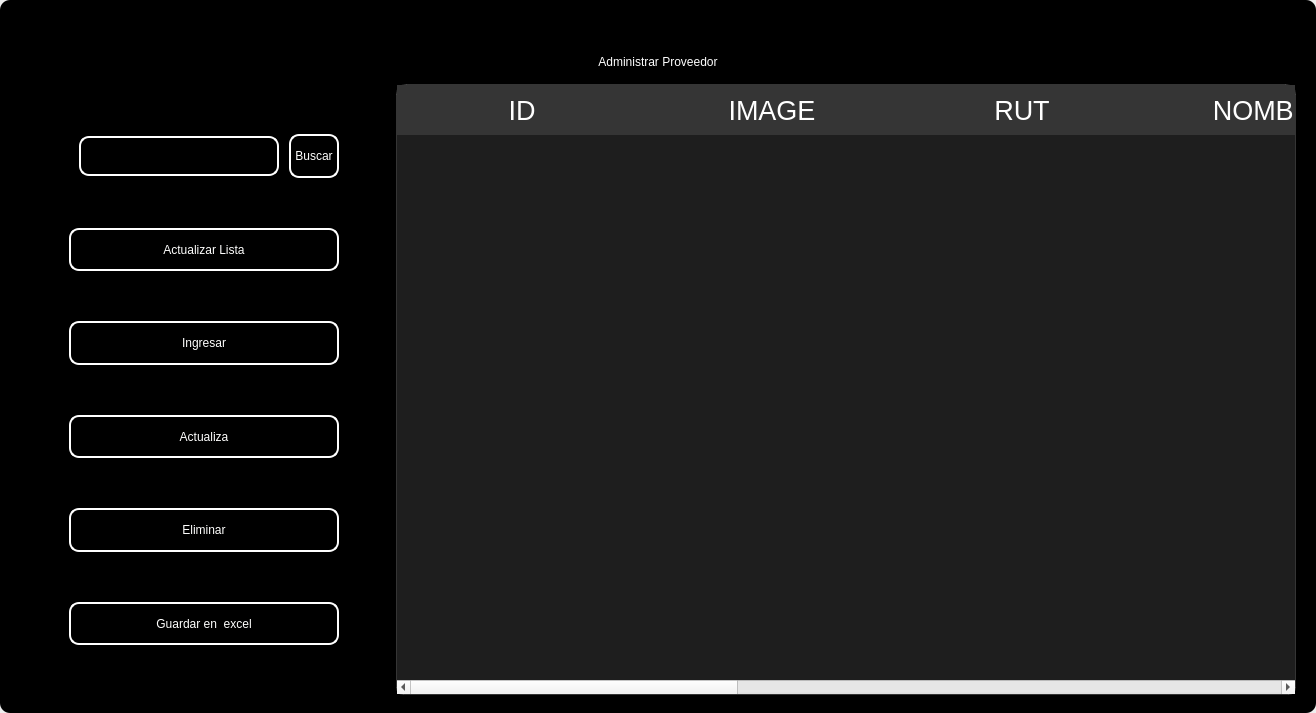
<?xml version="1.0" encoding="UTF-8"?>
<ui version="4.0">
 <class>MainWindow</class>
 <widget class="QMainWindow" name="MainWindow">
  <property name="geometry">
   <rect>
    <x>0</x>
    <y>0</y>
    <width>1316</width>
    <height>713</height>
   </rect>
  </property>
  <property name="windowTitle">
   <string>MainWindow</string>
  </property>
  <property name="styleSheet">
   <string notr="true"/>
  </property>
  <widget class="QWidget" name="centralwidget">
   <property name="styleSheet">
    <string notr="true"/>
   </property>
   <layout class="QVBoxLayout" name="verticalLayout">
    <property name="spacing">
     <number>0</number>
    </property>
    <property name="leftMargin">
     <number>0</number>
    </property>
    <property name="topMargin">
     <number>0</number>
    </property>
    <property name="rightMargin">
     <number>0</number>
    </property>
    <property name="bottomMargin">
     <number>0</number>
    </property>
    <item>
     <widget class="QFrame" name="frame">
      <property name="enabled">
       <bool>true</bool>
      </property>
      <property name="styleSheet">
       <string notr="true">
QFrame {
border-radius:10px;
	background-color: rgb(0, 0, 0);
 }
</string>
      </property>
      <property name="frameShape">
       <enum>QFrame::StyledPanel</enum>
      </property>
      <property name="frameShadow">
       <enum>QFrame::Raised</enum>
      </property>
      <layout class="QVBoxLayout" name="verticalLayout_2">
       <item>
        <widget class="QFrame" name="frame_superior">
         <property name="minimumSize">
          <size>
           <width>0</width>
           <height>40</height>
          </size>
         </property>
         <property name="maximumSize">
          <size>
           <width>16777215</width>
           <height>40</height>
          </size>
         </property>
         <property name="styleSheet">
          <string notr="true">QPushButton{
border-radius:18px;
}

QPushButton:hover{
	background-color: rgb(0, 0, 0);
}
</string>
         </property>
         <property name="frameShape">
          <enum>QFrame::StyledPanel</enum>
         </property>
         <property name="frameShadow">
          <enum>QFrame::Raised</enum>
         </property>
         <layout class="QHBoxLayout" name="horizontalLayout_3">
          <property name="spacing">
           <number>4</number>
          </property>
          <property name="leftMargin">
           <number>0</number>
          </property>
          <property name="topMargin">
           <number>0</number>
          </property>
          <property name="rightMargin">
           <number>0</number>
          </property>
          <property name="bottomMargin">
           <number>0</number>
          </property>
          <item>
           <widget class="QPushButton" name="btn_icon">
            <property name="text">
             <string/>
            </property>
            <property name="iconSize">
             <size>
              <width>40</width>
              <height>40</height>
             </size>
            </property>
           </widget>
          </item>
          <item>
           <spacer name="horizontalSpacer_2">
            <property name="orientation">
             <enum>Qt::Horizontal</enum>
            </property>
            <property name="sizeHint" stdset="0">
             <size>
              <width>443</width>
              <height>20</height>
             </size>
            </property>
           </spacer>
          </item>
          <item>
           <widget class="QPushButton" name="btn_exit">
            <property name="minimumSize">
             <size>
              <width>38</width>
              <height>38</height>
             </size>
            </property>
            <property name="maximumSize">
             <size>
              <width>38</width>
              <height>38</height>
             </size>
            </property>
            <property name="cursor">
             <cursorShape>PointingHandCursor</cursorShape>
            </property>
            <property name="text">
             <string/>
            </property>
            <property name="iconSize">
             <size>
              <width>35</width>
              <height>35</height>
             </size>
            </property>
           </widget>
          </item>
          <item>
           <widget class="QPushButton" name="bt_minimizar">
            <property name="minimumSize">
             <size>
              <width>38</width>
              <height>38</height>
             </size>
            </property>
            <property name="maximumSize">
             <size>
              <width>38</width>
              <height>38</height>
             </size>
            </property>
            <property name="cursor">
             <cursorShape>PointingHandCursor</cursorShape>
            </property>
            <property name="text">
             <string/>
            </property>
            <property name="icon">
             <iconset>
              <normaloff>image/minus.svg</normaloff>image/minus.svg</iconset>
            </property>
            <property name="iconSize">
             <size>
              <width>38</width>
              <height>38</height>
             </size>
            </property>
           </widget>
          </item>
          <item>
           <widget class="QPushButton" name="bt_maximizar">
            <property name="minimumSize">
             <size>
              <width>38</width>
              <height>38</height>
             </size>
            </property>
            <property name="maximumSize">
             <size>
              <width>38</width>
              <height>38</height>
             </size>
            </property>
            <property name="cursor">
             <cursorShape>PointingHandCursor</cursorShape>
            </property>
            <property name="text">
             <string/>
            </property>
            <property name="icon">
             <iconset>
              <normaloff>image/chevron-up.svg</normaloff>image/chevron-up.svg</iconset>
            </property>
            <property name="iconSize">
             <size>
              <width>38</width>
              <height>38</height>
             </size>
            </property>
           </widget>
          </item>
          <item>
           <widget class="QPushButton" name="bt_restaurar">
            <property name="minimumSize">
             <size>
              <width>38</width>
              <height>38</height>
             </size>
            </property>
            <property name="maximumSize">
             <size>
              <width>38</width>
              <height>38</height>
             </size>
            </property>
            <property name="cursor">
             <cursorShape>PointingHandCursor</cursorShape>
            </property>
            <property name="text">
             <string/>
            </property>
            <property name="icon">
             <iconset>
              <normaloff>image/chevron-down.svg</normaloff>image/chevron-down.svg</iconset>
            </property>
            <property name="iconSize">
             <size>
              <width>38</width>
              <height>38</height>
             </size>
            </property>
           </widget>
          </item>
          <item>
           <widget class="QPushButton" name="bt_cerrar">
            <property name="minimumSize">
             <size>
              <width>38</width>
              <height>38</height>
             </size>
            </property>
            <property name="maximumSize">
             <size>
              <width>38</width>
              <height>38</height>
             </size>
            </property>
            <property name="cursor">
             <cursorShape>PointingHandCursor</cursorShape>
            </property>
            <property name="text">
             <string/>
            </property>
            <property name="icon">
             <iconset>
              <normaloff>image/x.svg</normaloff>image/x.svg</iconset>
            </property>
            <property name="iconSize">
             <size>
              <width>38</width>
              <height>38</height>
             </size>
            </property>
           </widget>
          </item>
         </layout>
        </widget>
       </item>
       <item>
        <widget class="QLabel" name="label">
         <property name="styleSheet">
          <string notr="true">font: 30pt &quot;MS Shell Dlg 2&quot;;
color: rgb(255, 255, 255);</string>
         </property>
         <property name="text">
          <string>Administrar Proveedor</string>
         </property>
         <property name="alignment">
          <set>Qt::AlignCenter</set>
         </property>
        </widget>
       </item>
       <item>
        <widget class="QFrame" name="frame_3">
         <property name="minimumSize">
          <size>
           <width>0</width>
           <height>0</height>
          </size>
         </property>
         <property name="frameShape">
          <enum>QFrame::StyledPanel</enum>
         </property>
         <property name="frameShadow">
          <enum>QFrame::Raised</enum>
         </property>
         <layout class="QHBoxLayout" name="horizontalLayout_4">
          <property name="leftMargin">
           <number>9</number>
          </property>
          <property name="topMargin">
           <number>9</number>
          </property>
          <property name="rightMargin">
           <number>9</number>
          </property>
          <item>
           <layout class="QVBoxLayout" name="verticalLayout_4">
            <property name="spacing">
             <number>50</number>
            </property>
            <property name="sizeConstraint">
             <enum>QLayout::SetDefaultConstraint</enum>
            </property>
            <property name="leftMargin">
             <number>50</number>
            </property>
            <property name="topMargin">
             <number>50</number>
            </property>
            <property name="rightMargin">
             <number>50</number>
            </property>
            <property name="bottomMargin">
             <number>50</number>
            </property>
            <item>
             <layout class="QHBoxLayout" name="horizontalLayout">
              <property name="spacing">
               <number>10</number>
              </property>
              <property name="leftMargin">
               <number>10</number>
              </property>
              <property name="topMargin">
               <number>0</number>
              </property>
              <property name="bottomMargin">
               <number>0</number>
              </property>
              <item>
               <widget class="QLineEdit" name="searchtxt">
                <property name="minimumSize">
                 <size>
                  <width>200</width>
                  <height>25</height>
                 </size>
                </property>
                <property name="maximumSize">
                 <size>
                  <width>150</width>
                  <height>40</height>
                 </size>
                </property>
                <property name="styleSheet">
                 <string notr="true">QLabel {
	color: rgb(255, 255, 254);
	font: 12pt &quot;Arial&quot;;
	background-color: rgba(0, 0, 0,0);
}

QTextEdit{
background-color: rgba(0, 0, 0,0);
border-radius:10px; 
font: 12pt &quot;Arial&quot;;
color: rgb(255, 255, 254);
border: 2px solid  rgb(255, 255, 255);

}

QTextEdit:hover{
background-color: rgba(0, 0, 0,0);
border-radius:10px; 
font: 12pt &quot;Arial&quot;;
border: 2px solid  rgb(120, 0, 171);
}

QTextEdit:focus{
background-color: rgb(0, 0, 0);
border-radius:10px; 
font: 12pt &quot;Arial&quot;;
border: 2px solid rgb(120, 0, 171);
}

QLineEdit{
background-color: rgba(0, 0, 0,0);
border-radius:10px; 
font: 12pt &quot;Arial&quot;;
color: rgb(255, 255, 254);
border: 2px solid  rgb(255, 255, 255);

}

QLineEdit:hover{
background-color: rgba(0, 0, 0,0);
border-radius:10px; 
font: 12pt &quot;Arial&quot;;
border: 2px solid  rgb(120, 0, 171);
}

QLineEdit:focus{
background-color: rgb(0, 0, 0);
border-radius:10px; 
font: 12pt &quot;Arial&quot;;
border: 2px solid rgb(120, 0, 171);
}

QCheckBox{
	font: 12pt &quot;Arial&quot;;
	color: rgb(255, 255, 255);
}

QCheckBox::indicator {
    width: 18px;
    height:18px;
}

QCheckBox::indicator:unchecked {
   background-image: url(image/square.svg);
}

QCheckBox::indicator:checked {
   background-image: url(image/check-square.svg);
}

QPushButton{
border-radius:10px; 
font: 12pt &quot;Arial&quot;;
color: rgb(255, 255, 254);
border: 2px solid #ffffff;
}

QPushButton:hover{
border-radius:10px; 
font: 12pt &quot;Arial&quot;;
color: rgb(255, 255, 255);
border: 2px solid rgb(120, 0, 171);
	background-color: rgb(120, 0, 171);
}
</string>
                </property>
               </widget>
              </item>
              <item>
               <widget class="QPushButton" name="btn_search">
                <property name="sizePolicy">
                 <sizepolicy hsizetype="Minimum" vsizetype="Fixed">
                  <horstretch>0</horstretch>
                  <verstretch>0</verstretch>
                 </sizepolicy>
                </property>
                <property name="minimumSize">
                 <size>
                  <width>0</width>
                  <height>15</height>
                 </size>
                </property>
                <property name="maximumSize">
                 <size>
                  <width>100</width>
                  <height>50</height>
                 </size>
                </property>
                <property name="cursor">
                 <cursorShape>PointingHandCursor</cursorShape>
                </property>
                <property name="styleSheet">
                 <string notr="true">QPushButton{
border-radius:10px; 
font: 12pt &quot;Arial&quot;;
color: rgb(255, 255, 254);
border: 2px solid #ffffff;
}

QPushButton:hover{
border-radius:10px; 
font: 12pt &quot;Arial&quot;;
color: rgb(255, 255, 255);
border: 2px solid rgb(120, 0, 171);
	background-color: rgb(120, 0, 171);
}</string>
                </property>
                <property name="text">
                 <string>Buscar</string>
                </property>
               </widget>
              </item>
             </layout>
            </item>
            <item>
             <widget class="QPushButton" name="btn_get">
              <property name="minimumSize">
               <size>
                <width>50</width>
                <height>40</height>
               </size>
              </property>
              <property name="maximumSize">
               <size>
                <width>300</width>
                <height>50</height>
               </size>
              </property>
              <property name="cursor">
               <cursorShape>PointingHandCursor</cursorShape>
              </property>
              <property name="styleSheet">
               <string notr="true">QPushButton{
border-radius:10px; 
font: 12pt &quot;Arial&quot;;
color: rgb(255, 255, 254);
border: 2px solid #ffffff;
}

QPushButton:hover{
border-radius:10px; 
font: 12pt &quot;Arial&quot;;
color: rgb(255, 255, 255);
border: 2px solid rgb(120, 0, 171);
	background-color: rgb(120, 0, 171);
}</string>
              </property>
              <property name="text">
               <string>Actualizar Lista</string>
              </property>
              <property name="iconSize">
               <size>
                <width>35</width>
                <height>35</height>
               </size>
              </property>
             </widget>
            </item>
            <item>
             <widget class="QPushButton" name="btn_add">
              <property name="minimumSize">
               <size>
                <width>0</width>
                <height>40</height>
               </size>
              </property>
              <property name="maximumSize">
               <size>
                <width>300</width>
                <height>50</height>
               </size>
              </property>
              <property name="cursor">
               <cursorShape>PointingHandCursor</cursorShape>
              </property>
              <property name="styleSheet">
               <string notr="true">QPushButton{
border-radius:10px; 
font: 12pt &quot;Arial&quot;;
color: rgb(255, 255, 254);
border: 2px solid #ffffff;
}

QPushButton:hover{
border-radius:10px; 
font: 12pt &quot;Arial&quot;;
color: rgb(255, 255, 255);
border: 2px solid rgb(120, 0, 171);
	background-color: rgb(120, 0, 171);
}</string>
              </property>
              <property name="text">
               <string>Ingresar</string>
              </property>
              <property name="iconSize">
               <size>
                <width>35</width>
                <height>35</height>
               </size>
              </property>
             </widget>
            </item>
            <item>
             <widget class="QPushButton" name="btn_update">
              <property name="minimumSize">
               <size>
                <width>0</width>
                <height>40</height>
               </size>
              </property>
              <property name="maximumSize">
               <size>
                <width>300</width>
                <height>50</height>
               </size>
              </property>
              <property name="cursor">
               <cursorShape>PointingHandCursor</cursorShape>
              </property>
              <property name="styleSheet">
               <string notr="true">QPushButton{
border-radius:10px; 
font: 12pt &quot;Arial&quot;;
color: rgb(255, 255, 254);
border: 2px solid #ffffff;
}

QPushButton:hover{
border-radius:10px; 
font: 12pt &quot;Arial&quot;;
color: rgb(255, 255, 255);
border: 2px solid rgb(120, 0, 171);
	background-color: rgb(120, 0, 171);
}</string>
              </property>
              <property name="text">
               <string>Actualiza</string>
              </property>
              <property name="iconSize">
               <size>
                <width>35</width>
                <height>35</height>
               </size>
              </property>
             </widget>
            </item>
            <item>
             <widget class="QPushButton" name="btn_delete">
              <property name="minimumSize">
               <size>
                <width>0</width>
                <height>40</height>
               </size>
              </property>
              <property name="maximumSize">
               <size>
                <width>300</width>
                <height>50</height>
               </size>
              </property>
              <property name="cursor">
               <cursorShape>PointingHandCursor</cursorShape>
              </property>
              <property name="styleSheet">
               <string notr="true">QPushButton{
border-radius:10px; 
font: 12pt &quot;Arial&quot;;
color: rgb(255, 255, 254);
border: 2px solid #ffffff;
}

QPushButton:hover{
border-radius:10px; 
font: 12pt &quot;Arial&quot;;
color: rgb(255, 255, 255);
border: 2px solid rgb(120, 0, 171);
	background-color: rgb(120, 0, 171);
}</string>
              </property>
              <property name="text">
               <string>Eliminar</string>
              </property>
              <property name="iconSize">
               <size>
                <width>35</width>
                <height>35</height>
               </size>
              </property>
             </widget>
            </item>
            <item>
             <widget class="QPushButton" name="btn_excel">
              <property name="minimumSize">
               <size>
                <width>10</width>
                <height>40</height>
               </size>
              </property>
              <property name="maximumSize">
               <size>
                <width>300</width>
                <height>50</height>
               </size>
              </property>
              <property name="cursor">
               <cursorShape>PointingHandCursor</cursorShape>
              </property>
              <property name="styleSheet">
               <string notr="true">QPushButton{
border-radius:10px; 
font: 12pt &quot;Arial&quot;;
color: rgb(255, 255, 254);
border: 2px solid #ffffff;
}

QPushButton:hover{
border-radius:10px; 
font: 12pt &quot;Arial&quot;;
color: rgb(255, 255, 255);
border: 2px solid rgb(120, 0, 171);
	background-color: rgb(120, 0, 171);
}</string>
              </property>
              <property name="text">
               <string>Guardar en  excel</string>
              </property>
              <property name="iconSize">
               <size>
                <width>35</width>
                <height>35</height>
               </size>
              </property>
             </widget>
            </item>
           </layout>
          </item>
          <item>
           <widget class="QTableWidget" name="table_provider">
            <property name="minimumSize">
             <size>
              <width>900</width>
              <height>0</height>
             </size>
            </property>
            <property name="maximumSize">
             <size>
              <width>700</width>
              <height>16777215</height>
             </size>
            </property>
            <property name="styleSheet">
             <string notr="true">QTableView {
	background-color: rgba(255, 255, 255, 30); 	
	border: 1px solid rgba(255,255,255,40);
	border-bottom-right-radius: 7px; 
	border-bottom-left-radius: 7px; 
	color: white;
	font: 15pt &quot;MS Shell Dlg 2&quot;;
}

QHeaderView::section {
background-color: rgb(53, 53, 53);
color: white;
border: none;
height: 50px;
font-size: 20pt;
}

QTableView::item {
    border-style: none;
    border-bottom: 1px solid rgba(255,255,255,50);
    padding-left: auto;
    padding-right: auto;
}

QTableView::item:selected{
	border: none;
	color: rgb(255, 255, 255);
    background-color: rgba(255, 255, 255, 50);
}
</string>
            </property>
            <property name="lineWidth">
             <number>1</number>
            </property>
            <property name="editTriggers">
             <set>QAbstractItemView::NoEditTriggers</set>
            </property>
            <attribute name="horizontalHeaderDefaultSectionSize">
             <number>250</number>
            </attribute>
            <column>
             <property name="text">
              <string>ID</string>
             </property>
            </column>
            <column>
             <property name="text">
              <string>IMAGE</string>
             </property>
            </column>
            <column>
             <property name="text">
              <string>RUT</string>
             </property>
            </column>
            <column>
             <property name="text">
              <string>NOMBRE</string>
             </property>
            </column>
            <column>
             <property name="text">
              <string>CORREO</string>
             </property>
            </column>
            <column>
             <property name="text">
              <string>TEL. CONTACTO</string>
             </property>
            </column>
            <column>
             <property name="text">
              <string>DIRECCION</string>
             </property>
            </column>
            <column>
             <property name="text">
              <string>TIPO DE PROVEEDOR</string>
             </property>
            </column>
           </widget>
          </item>
         </layout>
        </widget>
       </item>
      </layout>
     </widget>
    </item>
   </layout>
  </widget>
 </widget>
 <resources/>
 <connections/>
</ui>
